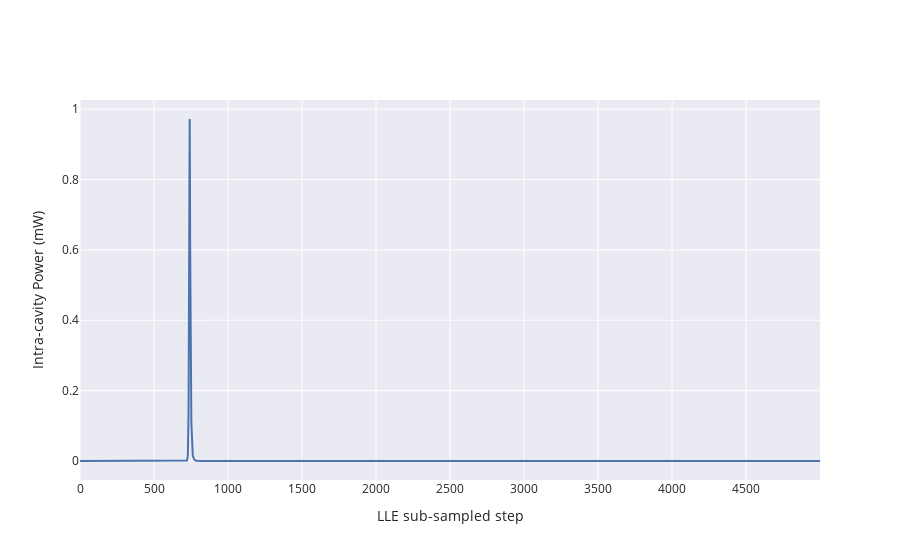

Notebook code for this chart:
### Code cell
fig = go.Figure()

tr = go.Scatter(y=solverp2.sol.Pcomb * 1e3)

fig.add_trace(tr)
fig.update_layout(
    xaxis_title="LLE sub-sampled step", yaxis_title="Intra-cavity Power (mW)"
)
#fig.add_annotation(x=4500, y=4.9, ax=0, ay=-50, text="Single Soliton Step")
# fig.add_annotation(x=3151, y=7.6, ax=0, ay=-50, text="Two Solitons Step")
#fig.add_annotation(x=1931, y=16, ax=0, ay=80, text="Modulation Instability")
#fig.add_annotation(x=500, y=6, ax=-80, ay=-80, text="Primary Comb")
#fig.show()

### Figure 1 — Plotly figure (JSON) as saved in the notebook; plotly's stock layout.template omitted (floating-point values rounded to 4 significant figures; data arrays with more than 128 entries replaced by an {"elided": "..."} marker saying what was removed)
{"data": [{"type": "scatter", "y": {"elided": "5000 float values"}}], "layout": {"xaxis": {"title": {"text": "LLE sub-sampled step"}}, "yaxis": {"title": {"text": "Intra-cavity Power (mW)"}}}}
